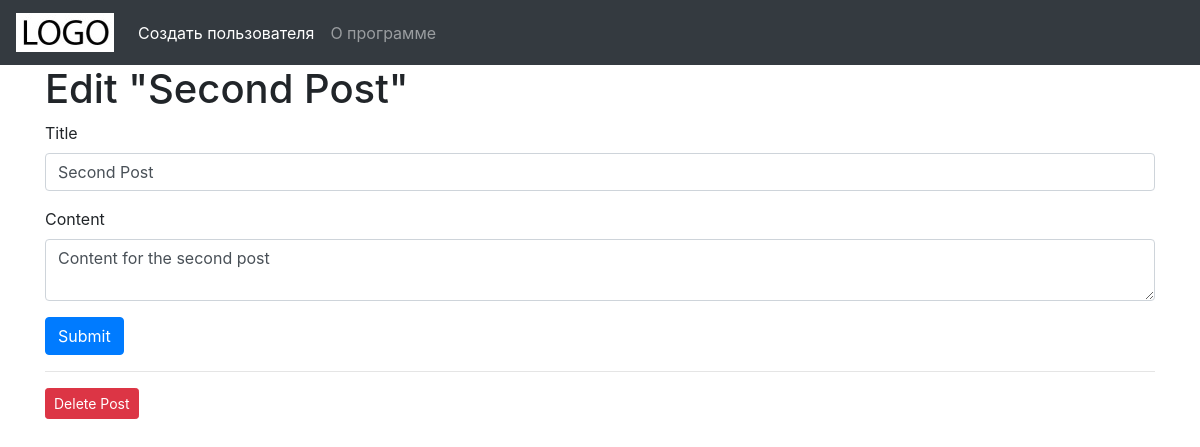
Before: /2/edit with the older database file.
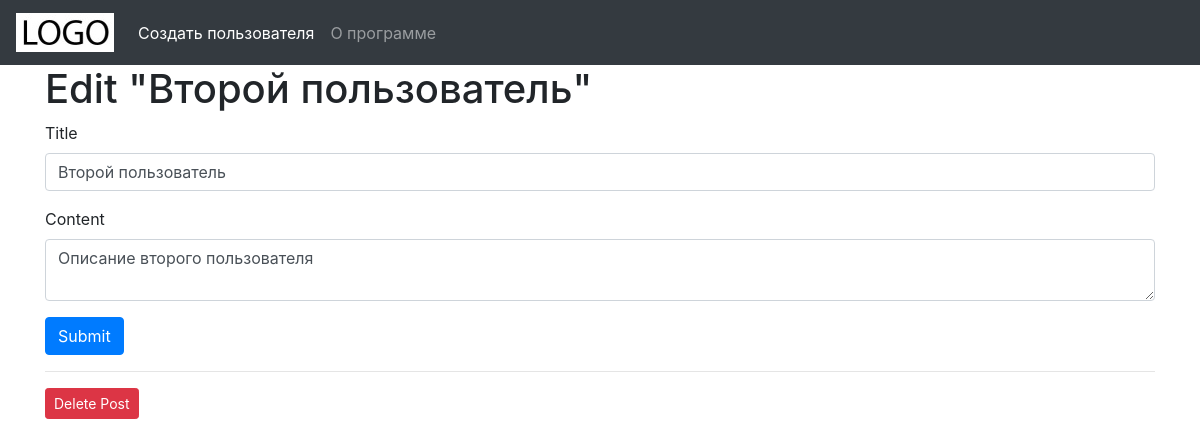
After: the same page with the newer database file.
### tables this page shows
CREATE TABLE posts (
    id INTEGER PRIMARY KEY AUTOINCREMENT,
    created TIMESTAMP NOT NULL DEFAULT CURRENT_TIMESTAMP,
    title TEXT NOT NULL,
    content TEXT NOT NULL
);

### app.py (the view, shortened to what this page needs)
@app.route('/<int:id>/edit', methods=('GET', 'POST'))
def edit(id):
    post = get_post(id)
    return render_template('edit.html', post=post)

### app.py (called while the page is built)
def get_db_connection():
    conn = sqlite3.connect('database.db')
    conn.row_factory = sqlite3.Row
    return conn

def get_post(post_id):
    conn = get_db_connection()
    post = conn.execute('SELECT * FROM posts WHERE id = ?',
                        (post_id,)).fetchone()
    conn.close()
    if post is None:
        abort(404)
    return post

### templates/edit.html (shortened to what this page needs)
{% extends 'base.html' %}
{% block content %}
<h1>{% block title %} Edit "{{ post['title'] }}" {% endblock %}</h1>
<form method="post">
    <div class="form-group">
        <label for="title">Title</label>
        <input type="text" name="title" placeholder="Post title"
               class="form-control"
               value="{{ request.form['title'] or post['title'] }}">
    </div>
    <div class="form-group">
        <label for="content">Content</label>
        <textarea name="content" placeholder="Post content"
                  class="form-control">{{ request.form['content'] or post['content'] }}</textarea>
    </div>
    <div class="form-group">
        <button type="submit" class="btn btn-primary">Submit</button>
    </div>
</form>
<hr>
<form action="{{ url_for('delete', id=post['id']) }}" method="POST">
    <input type="submit" value="Delete Post"
            class="btn btn-danger btn-sm"
            onclick="return confirm('Are you sure you want to delete this post?')">
</form>
{% endblock %}

Changed rows visible on the page:
changed posts: title "Second Post" → "Второй пользователь"; content "Content for the second post" → "Описание второго пользователя"
